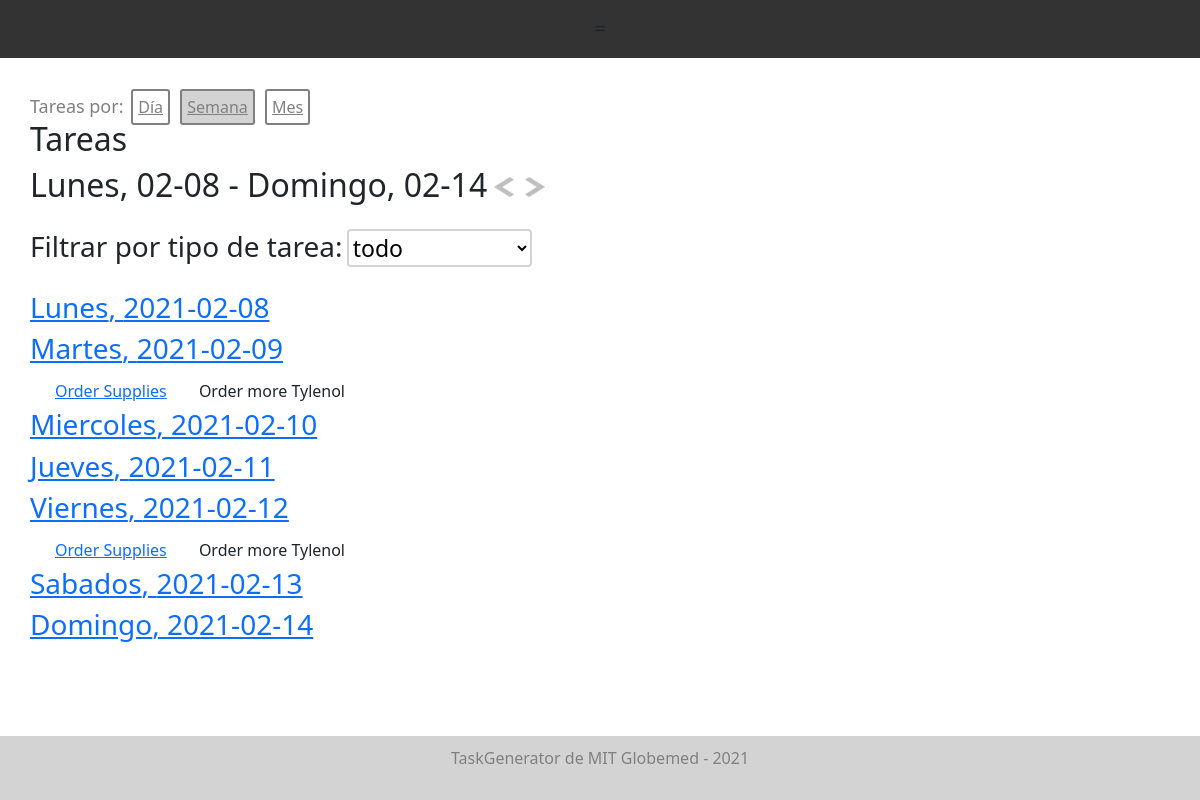
The page /weekly_tasks/2021-02-08 (signed in) on the database its author committed.
### models.py (models this page shows)
class Task(Base):
    __tablename__ = "tasks"
    id = Column(Integer, primary_key=True)
    task_type = Column(String, default="Generic")
    creator_id = Column(Integer)
    created_datetime = Column(DateTime)
    created_datestring = Column(String)
    due_datetime = Column(DateTime)
    due_datestring = Column(String)
    description = Column(String)
    completed = Column(Boolean) # completed or not
    fields = Column(PickleType) # dictionary of strings to strings
    reminders = Column(PickleType) # list of datetimes
    reminder_datestrings = Column(PickleType) # list of datetimes
    color = Column(String)
    items_of_use = Column(PickleType) # list of Inventory Item IDs

### app.py (the view)
@app.route('/weekly_tasks/<date>')
@check_login_wrapper
def weekly_tasks(date):
    print("date", date)
    date_datetime = datetime.strptime(date, "%Y-%m-%d")
    monday =  date_datetime - timedelta(days = date_datetime.weekday())
    monday_datestr = monday.strftime("%Y-%m-%d")
    return render_template("weekly_tasks.html", tasks_by_day=get_tasks_week(monday_datestr), col_strings = ["Due Date"], col_vars = ["due_datestring"], task_types=get_task_types(),
        datestrings = [(monday+timedelta(days=i)).strftime("%Y-%m-%d") for i in range(7)], datestring=monday.strftime("%Y-%m-%d"),
        weekdays=WEEKDAYS)

### app.py (called while the page is built)
def check_login_wrapper(func):
    @wraps(func)
    def inner(*args, **kwargs):
        if "language" not in login_session:
            login_session['language'] = 'Spanish'
            UNITS = ["dia", "semana", "mes"]
            WEEKDAYS = ["Lunes", "Martes", "Miercoles", "Jueves", "Viernes", "Sabados", "Domingo"]
        if "username" not in login_session:
            flash("Please login to see that page." if login_session["language"] == "English" else "Inicie sesión para ver esa página")
            return redirect(url_for('login'))
        if "language" not in login_session:
            login_session["language"] = "Spanish"
        return func(*args, **kwargs)
    return inner

### database.py (called while the page is built)
def get_task_types():
    return session.query(TaskType).all()

def get_tasks():
    return session.query(Task).all()

def get_tasks_week(monday_date):
    tasks_by_day = []
    monday_datetime = datetime.strptime(monday_date, "%Y-%m-%d")
    for i in range(7):
        day_datetime = monday_datetime + timedelta(days=i)
        date = day_datetime.strftime("%Y-%m-%d")
        tasks = []
        for task in get_tasks():
            print("task due", task.due_datestring, task.reminder_datestrings, date)
            if task.due_datestring == date or date in task.reminder_datestrings:
                tasks.append(task)
        tasks_by_day.append(tasks)
    print("tasks_by_day", tasks_by_day)
    return tasks_by_day

### templates/weekly_tasks.html (shortened to what this page needs)
{% extends "layout.html" %}
{% block body %}
 <span style="font-size: 18px; color: grey;">{{text['Tasks by']}}: </span>
  <a class="pretty-button" href="/daily_tasks/{{datestring}}">{{text['Day']}}</a>
  <a style="background-color: lightgrey; color:grey;" class="pretty-button" href="/weekly_tasks/{{datestring}}">{{text['Week']}}</a>
  <a class="pretty-button" href="/monthly_tasks/{{datestring}}">{{text['Month']}}</a>
  <br>
  <h2 >{{text['Tasks']}}</h2>
  <h2 id="day_header" style="display: inline">{{text['Monday']}}, {{datestrings[0][5:]}} - {{text['Sunday']}}, {{datestrings[6][5:]}}</h2>
  <a  id="prev_button"><img style="margin-top: -10px;" src="{{url_for('static', filename='arrow_left.png')}}" class="arrow"></a>
  <a  id="next_button"><img style="margin-top: -10px;" src="{{url_for('static', filename='arrow_right.png')}}" class="arrow"></a>
  <br>
  <br>
  <h3 style="display: inline;">{{text['Filter by task type']}}:</h3>
    <select id="task_type" name="task_type" onchange="filterByTaskType()" style="font-size: 23px; border: solid lightgrey 2px; background: none; border-radius: 4px;">
    <option  value="all">{{text['all']}}</option>
  </select>
  <br>
  <br>
  {% for tasks in tasks_by_day %}
    <h3><a href="/daily_tasks/{{datestrings[loop.index]}}">{{WEEKDAYS[loop.index-1]}}, {{datestrings[loop.index-1]}}</a></h3>
    <div id="table-container-{{weekdays[loop.index]}}" style="margin-left: 20px;">
  	  <table id="hidden-task-table-{{weekdays[loop.index]}}" style="display: none; width:300px; " >
    	{% for task in tasks %}
    		<tr class="task-row" >
    			<td style="border:none"><a href="/task/{{task.id}}"> {{ task.task_type }} </a></td>
    			{% if task.description|length > 20 %}
    		        <td style="border:none" class="desc-col"> {{ task.description[:20] }} <span class="tooltip2">...<span class="tooltiptext">{{ task.description }}</span></span></td>
    		    {% else %}
    		    	<td style="border:none" class="desc-col"> {{ task.description }} </td>
    		    {% endif %}
    	    </tr>
        {% endfor %}
      </table>
    </div>
  {% endfor %}
{%endblock%}

### static/style.css (style rules this page uses)
td { padding: 5px; border: 1px solid black; }
.desc-col { width: 150px; max-height: 20px; }
.task-row { max-height: 20px; white-space: nowrap; }

### templates/layout.html (style rules this page uses)
td { padding: 5px; border: 1px solid black; }
.desc-col { width: 150px; max-height: 20px; }
.task-row { max-height: 20px; white-space: nowrap; }
.pretty-button { border: solid 2px grey; color: grey; background-color: transparent; border-radius: 3px; padding: 5px; box-sizing: border-box; margin:3px; }
.arrow { cursor: pointer; width: 20px; height: 20px; margin: 3px; box-sizing: border-box; }

### rows shown on the page
Task: WEEKDAYS "Martes", index "2021-02-09", task_type "Order Supplies", description "Order more Tylenol", WEEKDAYS "Viernes", index "2021-02-12"

### other values the page prints
{{ text['Tasks by'] }} "Tareas por"
{{ text['Day'] }} "Día"
{{ text['Week'] }} "Semana"
{{ text['Month'] }} "Mes"
{{ text['Tasks'] }} "Tareas"
{{ text['Monday'] }} "Lunes"
{{ datestrings[0][5:] }} "02-08"
{{ text['Sunday'] }} "Domingo"
{{ datestrings[6][5:] }} "02-14"
{{ text['Filter by task type'] }} "Filtrar por tipo de tarea"
{{ WEEKDAYS[loop.index-1] }} "Lunes" "Miercoles" "Jueves" "Sabados" "Domingo"
{{ datestrings[loop.index-1] }} "2021-02-08" "2021-02-10" "2021-02-11" "2021-02-13" "2021-02-14"
{{ text['TaskGenerator by MIT Globemed - 2021'] }} "TaskGenerator de MIT Globemed - 2021"
form field task_type "todo"
